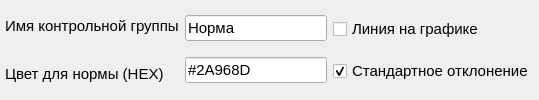
             <widget class="QFrame" name="opo">
              <property name="sizePolicy">
               <sizepolicy hsizetype="Preferred" vsizetype="Fixed">
                <horstretch>0</horstretch>
                <verstretch>0</verstretch>
               </sizepolicy>
              </property>
              <property name="styleSheet">
               <string notr="true">QFrame#opo{
border: 5px solid rgb(128, 160, 165);
border-radius: 17px;
}</string>
              </property>
              <layout class="QHBoxLayout" name="horizontalLayout_6">
               <property name="leftMargin">
                <number>5</number>
               </property>
               <property name="topMargin">
                <number>5</number>
               </property>
               <property name="rightMargin">
                <number>5</number>
               </property>
               <property name="bottomMargin">
                <number>5</number>
               </property>
               <item>
                <layout class="QVBoxLayout" name="verticalLayout_9">
                 <item>
                  <widget class="QLabel" name="label_8">
                   <property name="font">
                    <font>
                     <pointsize>11</pointsize>
                    </font>
                   </property>
                   <property name="text">
                    <string>Имя контрольной группы</string>
                   </property>
                  </widget>
                 </item>
                 <item>
                  <widget class="QLabel" name="label_7">
                   <property name="font">
                    <font>
                     <pointsize>11</pointsize>
                    </font>
                   </property>
                   <property name="toolTip">
                    <string>&lt;html&gt;&lt;head/&gt;&lt;body&gt;&lt;p&gt;Важно, чтобы цвет был в формате HEX (пример, &amp;quot;#FFFFFF&amp;quot;)&lt;/p&gt;&lt;/body&gt;&lt;/html&gt;</string>
                   </property>
                   <property name="text">
                    <string>Цвет для нормы (HEX)</string>
                   </property>
                  </widget>
                 </item>
                </layout>
               </item>
               <item>
                <layout class="QVBoxLayout" name="verticalLayout_8">
                 <item>
                  <widget class="QLineEdit" name="norm_prof">
                   <property name="font">
                    <font>
                     <pointsize>11</pointsize>
                    </font>
                   </property>
                   <property name="text">
                    <string>Норма</string>
                   </property>
                  </widget>
                 </item>
                 <item>
                  <widget class="QLineEdit" name="color_for_norm">
                   <property name="font">
                    <font>
                     <pointsize>11</pointsize>
                    </font>
                   </property>
                   <property name="text">
                    <string>#2A968D</string>
                   </property>
                  </widget>
                 </item>
                </layout>
               </item>
               <item>
                <layout class="QVBoxLayout" name="verticalLayout_35">
                 <item>
                  <widget class="QCheckBox" name="check_profile_norm_line">
                   <property name="enabled">
                    <bool>true</bool>
                   </property>
                   <property name="font">
                    <font>
                     <pointsize>11</pointsize>
                    </font>
                   </property>
                   <property name="text">
                    <string>Линия на графике</string>
                   </property>
                   <property name="checked">
                    <bool>false</bool>
                   </property>
                  </widget>
                 </item>
                 <item>
                  <widget class="QCheckBox" name="check_profile_norm_sd">
                   <property name="enabled">
                    <bool>true</bool>
                   </property>
                   <property name="font">
                    <font>
                     <pointsize>11</pointsize>
                    </font>
                   </property>
                   <property name="text">
                    <string>Стандартное отклонение</string>
                   </property>
                   <property name="checked">
                    <bool>true</bool>
                   </property>
                  </widget>
                 </item>
                </layout>
               </item>
              </layout>
             </widget>
